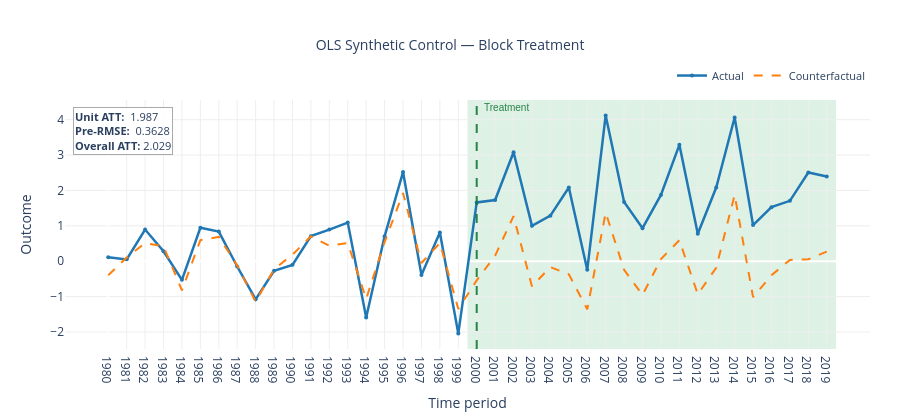

Notebook code for this chart:
### Code cell
fig = res_sc.plot_actual_vs_counterfactual(
    unit=treated_units[0],
    unit_label=f'Treated Unit {treated_units[0]}',
    time_labels=[str(y) for y in years],
    title='OLS Synthetic Control — Block Treatment'
)
fig.show()

### Figure 1 — Plotly figure (JSON) as saved in the notebook; plotly's stock layout.template omitted (floating-point values rounded to 4 significant figures)
{"data": [{"hovertemplate": "t=%{x}  actual=%{y:.4g}<extra></extra>", "line": {"color": "#1f77b4", "width": 2.5}, "marker": {"size": 4}, "mode": "lines+markers", "name": "Actual", "type": "scatter", "x": [0, 1, 2, 3, 4, 5, 6, 7, 8, 9, 10, 11, 12, 13, 14, 15, 16, 17, 18, 19, 20, 21, 22, 23, 24, 25, 26, 27, 28, 29, 30, 31, 32, 33, 34, 35, 36, 37, 38, 39], "y": [0.1112, 0.05266, 0.896, 0.2811, -0.5252, 0.9461, 0.8372, -0.1489, -1.077, -0.2718, -0.102, 0.7089, 0.8946, 1.092, -1.593, 0.7047, 2.519, -0.3858, 0.8116, -2.044, 1.662, 1.729, 3.08, 1.002, 1.287, 2.085, -0.2436, 4.12, 1.676, 0.9336, 1.872, 3.288, 0.7767, 2.083, 4.062, 1.023, 1.528, 1.707, 2.508, 2.396]}, {"hovertemplate": "t=%{x}  counterfactual=%{y:.4g}<extra></extra>", "line": {"color": "#ff7f0e", "dash": "dash", "width": 2}, "mode": "lines", "name": "Counterfactual", "type": "scatter", "x": [0, 1, 2, 3, 4, 5, 6, 7, 8, 9, 10, 11, 12, 13, 14, 15, 16, 17, 18, 19, 20, 21, 22, 23, 24, 25, 26, 27, 28, 29, 30, 31, 32, 33, 34, 35, 36, 37, 38, 39], "y": [-0.3958, 0.1051, 0.5137, 0.42, -0.8217, 0.5963, 0.6886, -0.1211, -1.145, -0.2238, 0.1844, 0.7044, 0.4358, 0.5142, -1.067, 0.5383, 1.925, -0.05106, 0.5134, -1.348, -0.5401, 0.1582, 1.276, -0.7114, -0.1642, -0.3703, -1.357, 1.376, -0.2429, -0.9529, 0.05979, 0.5931, -0.9342, -0.1835, 1.875, -1.016, -0.3976, 0.03799, 0.05482, 0.2714]}], "layout": {"annotations": [{"font": {"color": "rgba(20, 120, 55, 0.90)", "family": "Arial", "size": 10}, "showarrow": false, "text": "Treatment", "x": 20.3, "xanchor": "left", "xref": "x", "y": 1, "yanchor": "top", "yref": "paper"}, {"align": "left", "bgcolor": "rgba(255,255,255,0.90)", "bordercolor": "#aaaaaa", "borderwidth": 1, "font": {"size": 11}, "showarrow": false, "text": "<b>Unit ATT:</b>  1.987<br><b>Pre-RMSE:</b>  0.3628<br><b>Overall ATT:</b> 2.029", "x": 0.01, "xanchor": "left", "xref": "paper", "y": 0.97, "yanchor": "top", "yref": "paper"}], "height": 420, "hovermode": "x unified", "legend": {"font": {"size": 11}, "orientation": "h", "x": 1, "xanchor": "right", "y": 1.04, "yanchor": "bottom"}, "margin": {"b": 55, "l": 65, "r": 30, "t": 100}, "paper_bgcolor": "white", "plot_bgcolor": "white", "shapes": [{"fillcolor": "rgba(34, 160, 80, 0.15)", "layer": "below", "line": {"width": 0}, "type": "rect", "x0": 19.5, "x1": 39.5, "xref": "x", "y0": 0, "y1": 1, "yref": "y domain"}, {"line": {"color": "rgba(20, 120, 55, 0.90)", "dash": "dash", "width": 2}, "type": "line", "x0": 20, "x1": 20, "xref": "x", "y0": 0, "y1": 1, "yref": "y domain"}], "title": {"font": {"size": 14}, "text": "OLS Synthetic Control — Block Treatment", "x": 0.5, "xanchor": "center"}, "xaxis": {"gridcolor": "#eeeeee", "showgrid": true, "ticktext": ["1980", "1981", "1982", "1983", "1984", "1985", "1986", "1987", "1988", "1989", "1990", "1991", "1992", "1993", "1994", "1995", "1996", "1997", "1998", "1999", "2000", "2001", "2002", "2003", "2004", "2005", "2006", "2007", "2008", "2009", "2010", "2011", "2012", "2013", "2014", "2015", "2016", "2017", "2018", "2019"], "tickvals": [0, 1, 2, 3, 4, 5, 6, 7, 8, 9, 10, 11, 12, 13, 14, 15, 16, 17, 18, 19, 20, 21, 22, 23, 24, 25, 26, 27, 28, 29, 30, 31, 32, 33, 34, 35, 36, 37, 38, 39], "title": {"text": "Time period"}}, "yaxis": {"gridcolor": "#eeeeee", "showgrid": true, "title": {"text": "Outcome"}}}}
